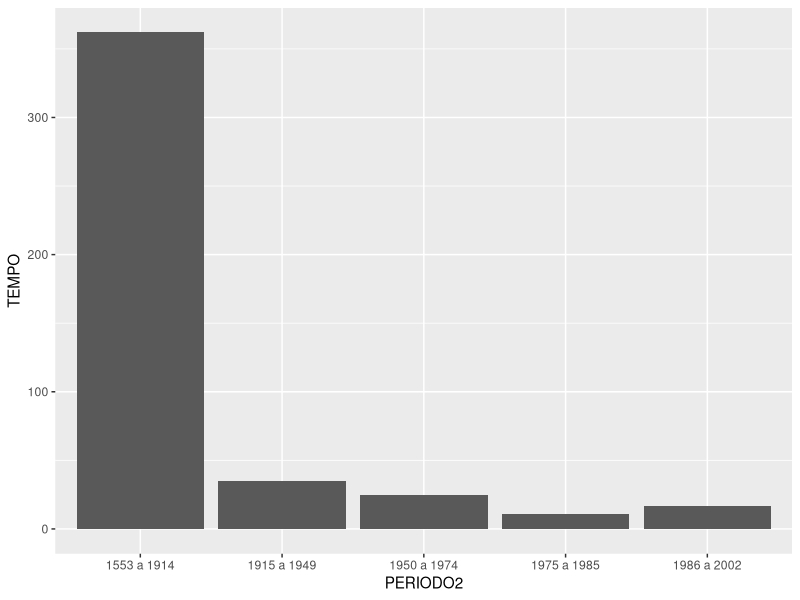
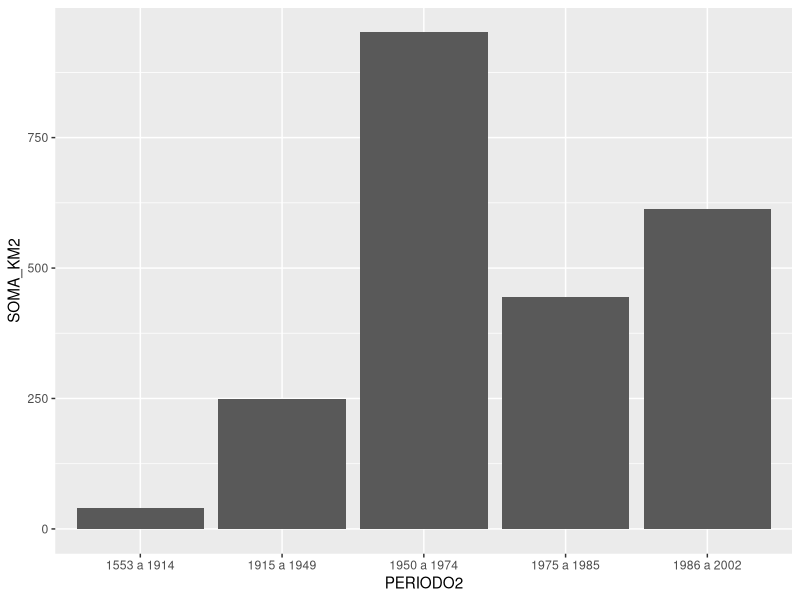
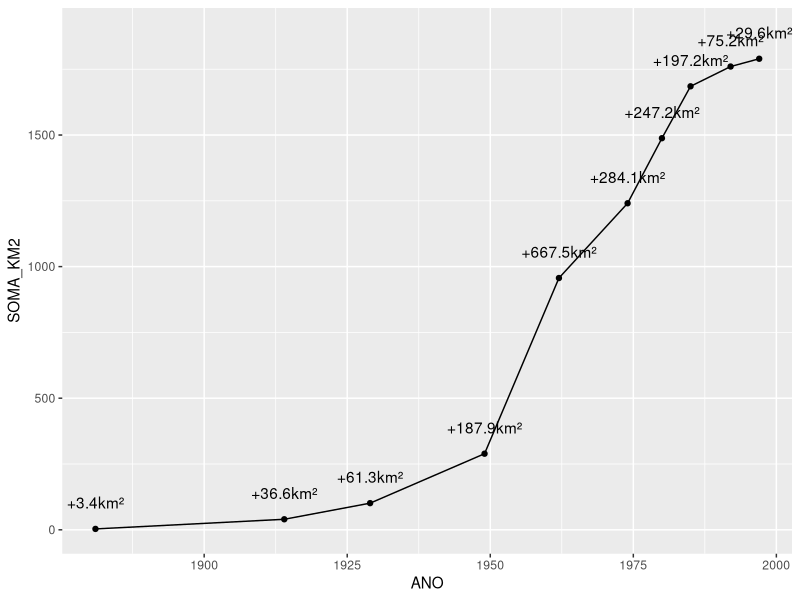

The R source for these figures, in order:
setwd("19 - Mancha urbana")

library(tidyverse)

manchaurbana <- read_csv("manchaurbana.csv") |> 
  # SPRAREA está em m². Transformar em km²=dividir por 10^6
  mutate(km2 = SPRAREA/1000000) |> 
  # Reagrupar períodos
  mutate(PERIODO2 = case_when(PERIODO == "1553 a 1881" | PERIODO == "1882 a 1914" ~ "1553 a 1914",
                              PERIODO == "1915 a 1929" | PERIODO == "1930 a 1949" ~ "1915 a 1949",
                              PERIODO == "1950 a 1962" | PERIODO == "1963 a 1974" ~ "1950 a 1974",
                              PERIODO == "1975 a 1980" | PERIODO == "1981 a 1985" ~ "1975 a 1985",
                              T ~ "1986 a 2002")) |> 
  mutate(TEMPO = case_when(PERIODO == "1553 a 1881" | PERIODO == "1882 a 1914" ~ (1914-1553+1),
                              PERIODO == "1915 a 1929" | PERIODO == "1930 a 1949" ~ (1949-1915+1),
                              PERIODO == "1950 a 1962" | PERIODO == "1963 a 1974" ~ (1974-1950+1),
                              PERIODO == "1975 a 1980" | PERIODO == "1981 a 1985" ~ (1985-1975+1),
                              T ~ (2002-1986+1))) |> 
  # Fazer as devidas somas
  group_by(PERIODO2, TEMPO) |> 
  summarise(SOMA_KM2 = sum(km2))



# Gráfico -----------------------------------------------------------------

manchaurbana |> 
  ggplot(aes(x=PERIODO2, y=TEMPO)) + 
  geom_col()

manchaurbana |> 
  ggplot(aes(x=PERIODO2, y=SOMA_KM2))+
  geom_col()


# Tentativa nova ----------------------------------------------------------

manchaurbana2 <- read_csv("manchaurbana.csv") |> 
  # SPRAREA está em m². Transformar em km²=dividir por 10^6
  mutate(km2 = SPRAREA/1000000) |> 
  # Pegar último ano de referência
  mutate(ANO= as.numeric(substr(PERIODO, 8, 11))) |> 
    # Fazer as devidas somas
  group_by(PERIODO, ANO) |> 
  summarise(KM2 = sum(km2)) |> 
  ungroup() |> 
  mutate(SOMA_KM2 = cumsum(KM2))

manchaurbana2 |> 
  filter(ANO<2000) |> 
  ggplot(aes(x=ANO))+
  geom_line(aes(y=SOMA_KM2))+
  geom_point(aes(y=SOMA_KM2))+
  geom_text(aes(y=SOMA_KM2 + 100, label=paste0("+",round(KM2,1) ,"km²")))
